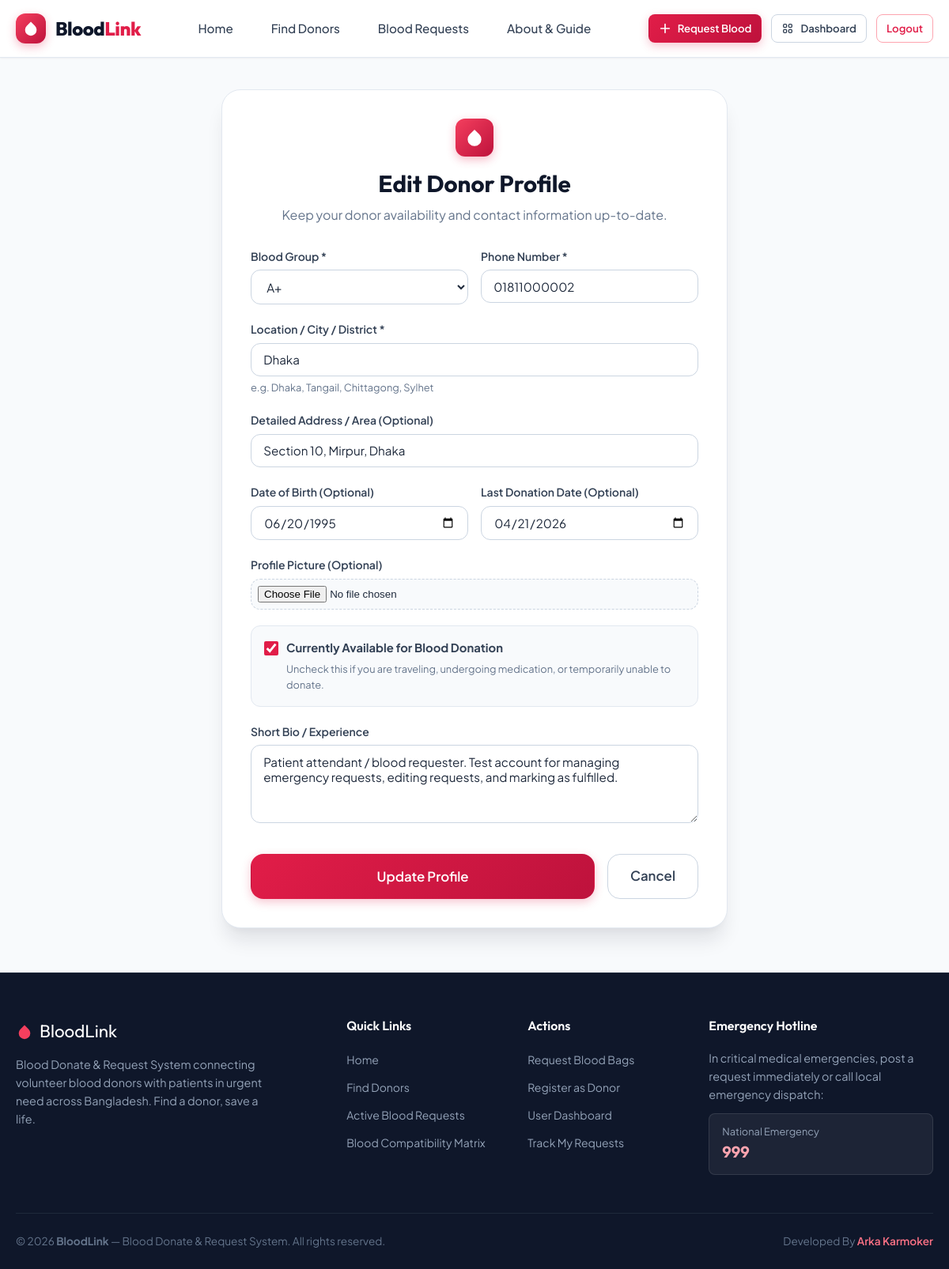
Screenshot of /donor/edit/ (signed in) with the database file from the repository.
### blood_app/models.py (models this page shows, shortened)
class DonorProfile(models.Model):
    user = models.OneToOneField(User, on_delete=models.CASCADE, related_name='donor_profile')
    phone = models.CharField(max_length=20)
    blood_group = models.CharField(max_length=5, choices=BLOOD_GROUP_CHOICES)
    location = models.CharField(max_length=100, help_text="City, District, or Area (e.g., Dhaka, Tangail, Chittagong)")
    address = models.CharField(max_length=255, blank=True, help_text="Detailed address or preferred donation zone")
    date_of_birth = models.DateField(null=True, blank=True)
    profile_picture = models.ImageField(upload_to='donors/', blank=True, null=True)
    last_donation_date = models.DateField(null=True, blank=True)
    is_available = models.BooleanField(default=True, verbose_name="Available for Donation")
    description = models.TextField(blank=True, help_text="Short bio, experience, or donor notes")
    created_at = models.DateTimeField(auto_now_add=True)
    updated_at = models.DateTimeField(auto_now=True)
    class Meta:
        ordering = ['-is_available', '-updated_at']
        verbose_name = 'Donor Profile'
        verbose_name_plural = 'Donor Profiles'

### blood_app/views.py (the view)
# urls.py: path('donor/edit/', views.donor_edit_view, name='donor_edit'),
@login_required
def donor_edit_view(request):
    try:
        donor = request.user.donor_profile
    except DonorProfile.DoesNotExist:
        messages.warning(request, "You don't have a donor profile yet. Create one now!")
        return redirect('blood_app:donor_create')
    if request.method == 'POST':
        form = DonorProfileForm(request.POST, request.FILES, instance=donor)
        if form.is_valid():
            form.save()
            messages.success(request, "Donor profile updated successfully.")
            return redirect('blood_app:donor_detail', pk=donor.pk)
    else:
        form = DonorProfileForm(instance=donor)
    return render(request, 'blood_app/donor_form.html', {
        'form': form,
        'title': 'Edit Donor Profile',
        'button_text': 'Update Profile',
        'is_create': False,
        'donor': donor,
    })

### templates/blood_app/donor_form.html (shortened to what this page needs)
{% extends 'base.html' %}
{% load static %}
{% block content %}
<div class="container" style="padding-top: 2.5rem; max-width: 680px;">
  <div class="auth-card">
    <div class="auth-header">
      <div class="brand-icon" style="margin: 0 auto 1rem; width: 48px; height: 48px;">
        <svg width="26" height="26" viewBox="0 0 24 24" fill="currentColor">
          <path d="M12 2.69l5.66 5.66a8 8 0 1 1-11.31 0z"/>
        </svg>
      </div>
      <h1 class="auth-title">{{ title }}</h1>
      <p class="text-muted">
        {% if is_create %}
          Join our network of heroic voluntary donors and help save lives in your area.
        {% else %}
          Keep your donor availability and contact information up-to-date.
        {% endif %}
      </p>
    </div>
    <form method="POST" enctype="multipart/form-data">
      <div style="display: grid; grid-template-columns: 1fr 1fr; gap: 1rem;">
        <div class="form-group">
          <label for="{{ form.blood_group.id_for_label }}" class="form-label">Blood Group *</label>
          {{ form.blood_group }}
        </div>
        <div class="form-group">
          <label for="{{ form.phone.id_for_label }}" class="form-label">Phone Number *</label>
          {{ form.phone }}
        </div>
      </div>
      <div class="form-group">
        <label for="{{ form.location.id_for_label }}" class="form-label">Location / City / District *</label>
        {{ form.location }}
        <div class="form-help">e.g. Dhaka, Tangail, Chittagong, Sylhet</div>
      </div>
      <div class="form-group">
        <label for="{{ form.address.id_for_label }}" class="form-label">Detailed Address / Area (Optional)</label>
        {{ form.address }}
      </div>
      <div style="display: grid; grid-template-columns: 1fr 1fr; gap: 1rem;">
        <div class="form-group">
          <label for="{{ form.date_of_birth.id_for_label }}" class="form-label">Date of Birth (Optional)</label>
          {{ form.date_of_birth }}
        </div>
        <div class="form-group">
          <label for="{{ form.last_donation_date.id_for_label }}" class="form-label">Last Donation Date (Optional)</label>
          {{ form.last_donation_date }}
        </div>
      </div>
      <div class="form-group">
        <label for="{{ form.profile_picture.id_for_label }}" class="form-label">Profile Picture (Optional)</label>
        {{ form.profile_picture }}
      </div>
      <div class="form-group" style="background: var(--slate-50); padding: 1rem; border-radius: var(--radius-md); border: 1px solid var(--slate-200);">
        <label class="form-check-label">
          {{ form.is_available }}
          <span><strong>Currently Available for Blood Donation</strong></span>
        </label>
        <div class="form-help" style="margin-left: 28px;">
          Uncheck this if you are traveling, undergoing medication, or temporarily unable to donate.
        </div>
      </div>
      <div class="form-group">
        <label for="{{ form.description.id_for_label }}" class="form-label">Short Bio / Experience</label>
        {{ form.description }}
      </div>
      <div style="display: flex; gap: 1rem; margin-top: 2rem;">
        <button type="submit" class="btn btn-primary btn-block btn-lg">
          {{ button_text }}
        </button>
        <a href="{% url 'blood_app:dashboard' %}" class="btn btn-secondary btn-lg">
          Cancel
        </a>
      </div>
    </form>
  </div>
</div>
{% endblock %}

### static/css/main.css (style rules this page uses)
:root { --primary-50: #FFF1F2; --primary-100: #FFE4E6; --primary-200: #FECDD3; --primary-300: #FDA4AF; --primary-400: #FB7185; --primary-500: #F43F5E; --primary-600: #E11D48; --primary-700: #BE123C; --primary-800: #9F1239; --primary-900: #881337; --slate-50: #F8FAFC; --slate-100: #F1F5F9; --slate-200: #E2E8F0; --slate-300: #CBD5E1; --slate-400: #94A3B8; --slate-500: #64748B; --slate-600: #475569; --slate-700: #334155; --slate-800: #1E293B; --slate-900: #0F172A; --slate-950: #020617; --success-bg: #ECFDF5; --success-text: #065F46; --success-border: #A7F3D0; --success-accent: #10B981; --warning-bg: #FFFBEB; --warning-text: #92400E; --warning-border: #FDE68A; --warning-accent: #F59E0B; --danger-bg: #FEF2F2; --danger-text: #991B1B; --danger-border: #FECACA; --danger-accent: #EF4444; --info-bg: #EFF6FF; --info-text: #1E40AF; --info-border: #BFDBFE; --info-accent: #3B82F6; --font-heading: 'Outfit', -apple-system, BlinkMacSystemFont, sans-serif; --font-body: 'Plus Jakarta Sans', -apple-system, BlinkMacSystemFont, sans-serif; --radius-sm: 8px; --radius-md: 12px; --radius-lg: 16px; --radius-xl: 24px; --radius-full: 9999px; --shadow-sm: 0 1px 2px 0 rgba(0, 0, 0, 0.05); --shadow-md: 0 4px 6px -1px rgba(15, 23, 42, 0.08), 0 2px 4px -2px rgba(15, 23, 42, 0.05); --shadow-lg: 0 10px 15px -3px rgba(15, 23, 42, 0.08), 0 4px 6px -4px rgba(15, 23, 42, 0.04); --shadow-xl: 0 20px 25px -5px rgba(15, 23, 42, 0.1), 0 8px 10px -6px rgba(15, 23, 42, 0.04); --shadow-glow: 0 0 25px rgba(225, 29, 72, 0.25); --transition: all 0.2s cubic-bezier(0.4, 0, 0.2, 1); }
*, *::before, *::after { box-sizing: border-box; margin: 0; padding: 0; }
html { font-size: 16px; scroll-behavior: smooth; }
body { font-family: var(--font-body); background-color: var(--slate-50); color: var(--slate-800); line-height: 1.6; min-height: 100vh; display: flex; flex-direction: column; -webkit-font-smoothing: antialiased; }
a { color: var(--primary-600); text-decoration: none; transition: var(--transition); }
.container { width: 100%; max-width: 1240px; margin: 0 auto; padding: 0 1.25rem; }
h1, h2, h3, h4, h5, h6 { font-family: var(--font-heading); color: var(--slate-900); font-weight: 700; line-height: 1.25; }
.text-muted { color: var(--slate-500); }
.brand-icon { width: 38px; height: 38px; background: linear-gradient(135deg, var(--primary-500), var(--primary-700)); border-radius: var(--radius-md); display: flex; align-items: center; justify-content: center; color: white; box-shadow: 0 4px 12px rgba(225, 29, 72, 0.3); }
.btn { display: inline-flex; align-items: center; justify-content: center; gap: 0.5rem; font-family: var(--font-body); font-weight: 600; font-size: 0.925rem; padding: 0.625rem 1.25rem; border-radius: var(--radius-md); border: 1px solid transparent; cursor: pointer; transition: var(--transition); text-decoration: none; white-space: nowrap; }
.btn-primary { background: linear-gradient(135deg, var(--primary-600), var(--primary-700)); color: white; box-shadow: 0 4px 12px rgba(225, 29, 72, 0.25); }
.btn-secondary { background: white; color: var(--slate-700); border: 1px solid var(--slate-300); }
.btn-lg { padding: 0.875rem 1.75rem; font-size: 1.05rem; border-radius: var(--radius-lg); }
.btn-block { width: 100%; }
.form-group { margin-bottom: 1.25rem; }
.form-label { display: block; font-size: 0.875rem; font-weight: 600; color: var(--slate-700); margin-bottom: 0.4rem; }
.form-input, .form-select, .form-textarea { width: 100%; padding: 0.65rem 0.95rem; font-family: var(--font-body); font-size: 0.95rem; color: var(--slate-800); background: white; border: 1px solid var(--slate-300); border-radius: var(--radius-md); transition: var(--transition); outline: none; }
.form-input-file { width: 100%; padding: 0.5rem; border: 1px dashed var(--slate-300); border-radius: var(--radius-md); background: var(--slate-50); }
.form-checkbox { width: 18px; height: 18px; accent-color: var(--primary-600); cursor: pointer; }
.form-check-label { display: flex; align-items: center; gap: 0.625rem; font-size: 0.925rem; font-weight: 500; color: var(--slate-700); cursor: pointer; }
.form-help { font-size: 0.8rem; color: var(--slate-500); margin-top: 0.25rem; }
.auth-card { background: white; border-radius: var(--radius-xl); border: 1px solid var(--slate-200); padding: 2.25rem; box-shadow: var(--shadow-xl); }
.auth-header { text-align: center; margin-bottom: 1.75rem; }
.auth-title { font-size: 1.85rem; margin-bottom: 0.5rem; }

### rows the page displays
DonorProfile: blood_group "A+", phone "01811000002", location "Dhaka", address "Section 10, Mirpur, Dhaka", date_of_birth "06/20/1995", last_donation_date "04/21/2026", is_available "☑", description "Patient attendant / blood requester. Test account for managing emergency requests, editing requests, and marking as fulfilled."

### other values shown
{{ title }} "Edit Donor Profile"
{{ button_text }} "Update Profile"
